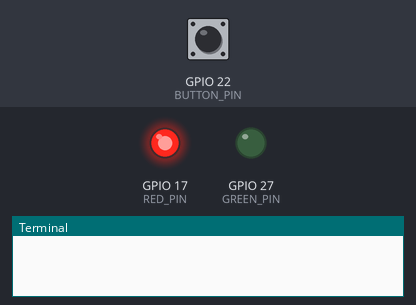
A program run on a simulated Raspberry Pi (BCM pin numbers). Parts: output pins drawn as LEDs (lit = HIGH), the last lines printed to the terminal. Inputs (shaded band) come from the test bench; at power-on: GPIO 22 (BUTTON_PIN) HIGH.

Above: at 1.2 s.
1.3 s: GPIO 22 (BUTTON_PIN) pulled LOW for 0.15 s
At 1.4 s:
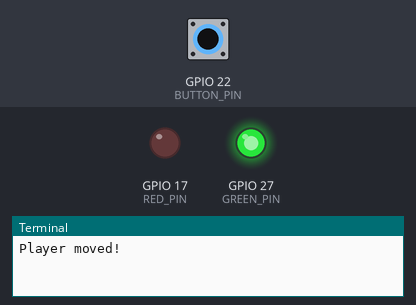
3.0 s: GPIO 22 (BUTTON_PIN) pulled LOW for 3.2 s
At 7.0 s:
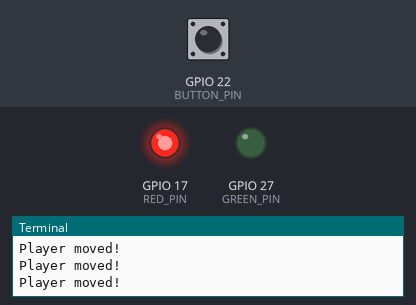
Timing chart, 0 to 8.5 s (numbered marks = the images above; inputs shaded):
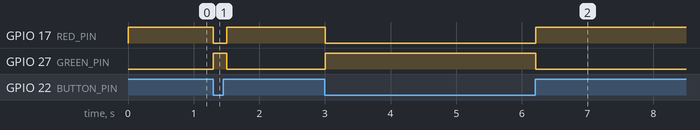

Measured:
- after the input at 1.3 s, GPIO 17 (RED_PIN): HIGH → LOW at once, → HIGH 0.20 s later; GPIO 27 (GREEN_PIN): LOW → HIGH at once, → LOW 0.20 s later
- after the input at 3.0 s, GPIO 17 (RED_PIN): HIGH → LOW at once, → HIGH 3.2 s later; GPIO 27 (GREEN_PIN): LOW → HIGH at once, → LOW 3.2 s later

The program:

day2_button_input.py
```python
import RPi.GPIO as GPIO
import time

RED_PIN = 17
GREEN_PIN = 27
BUTTON_PIN = 22

GPIO.setmode(GPIO.BCM)
GPIO.setup(RED_PIN, GPIO.OUT)
GPIO.setup(GREEN_PIN, GPIO.OUT)
GPIO.setup(BUTTON_PIN, GPIO.IN, pull_up_down=GPIO.PUD_UP)

try:
    while True:
        if GPIO.input(BUTTON_PIN) == GPIO.LOW:
            print("Player moved!")
            GPIO.output(GREEN_PIN, GPIO.HIGH)
            GPIO.output(RED_PIN, GPIO.LOW)
        else:
            GPIO.output(GREEN_PIN, GPIO.LOW)
            GPIO.output(RED_PIN, GPIO.HIGH)
        time.sleep(0.1)
except KeyboardInterrupt:
    GPIO.cleanup() 
```
